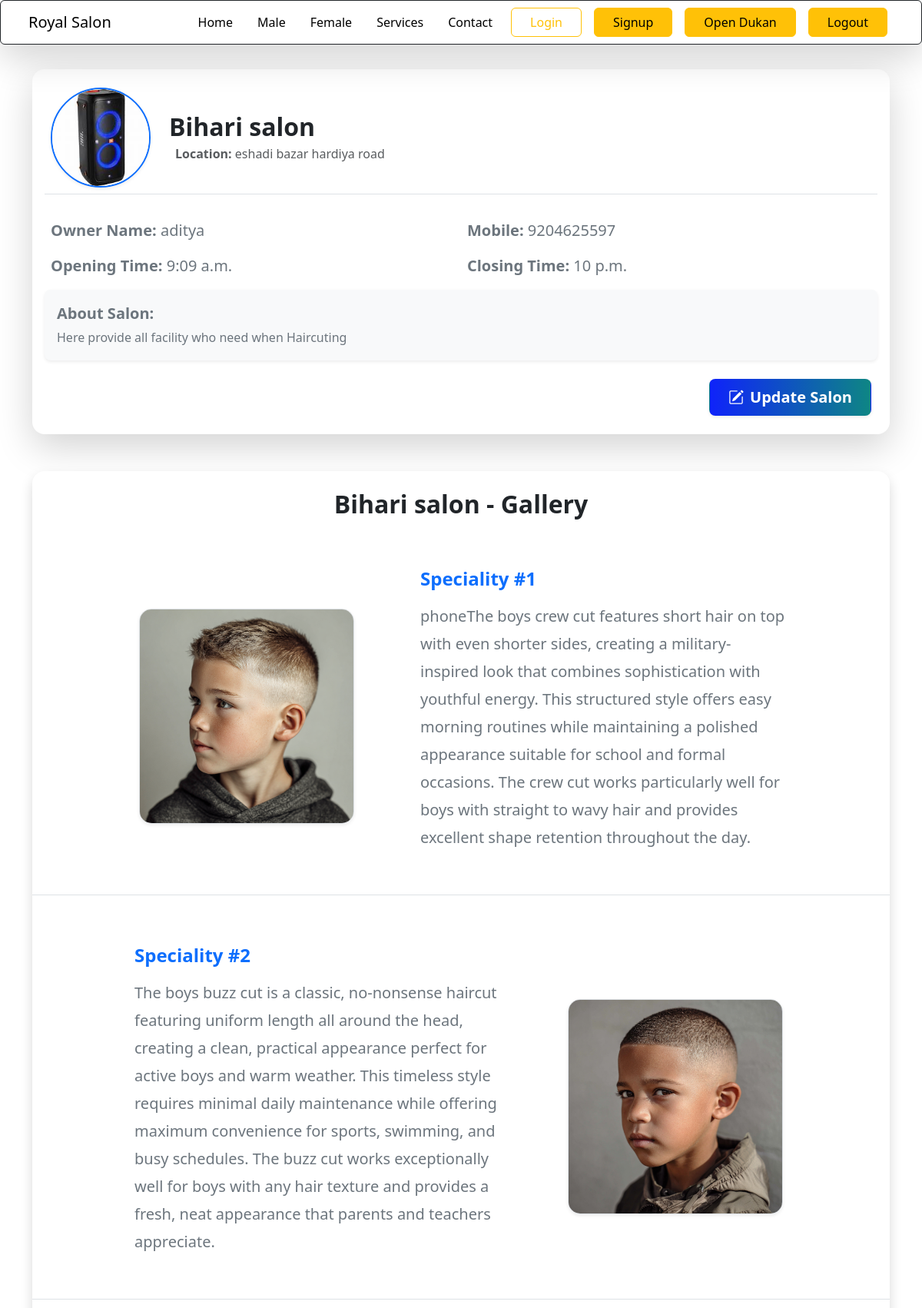
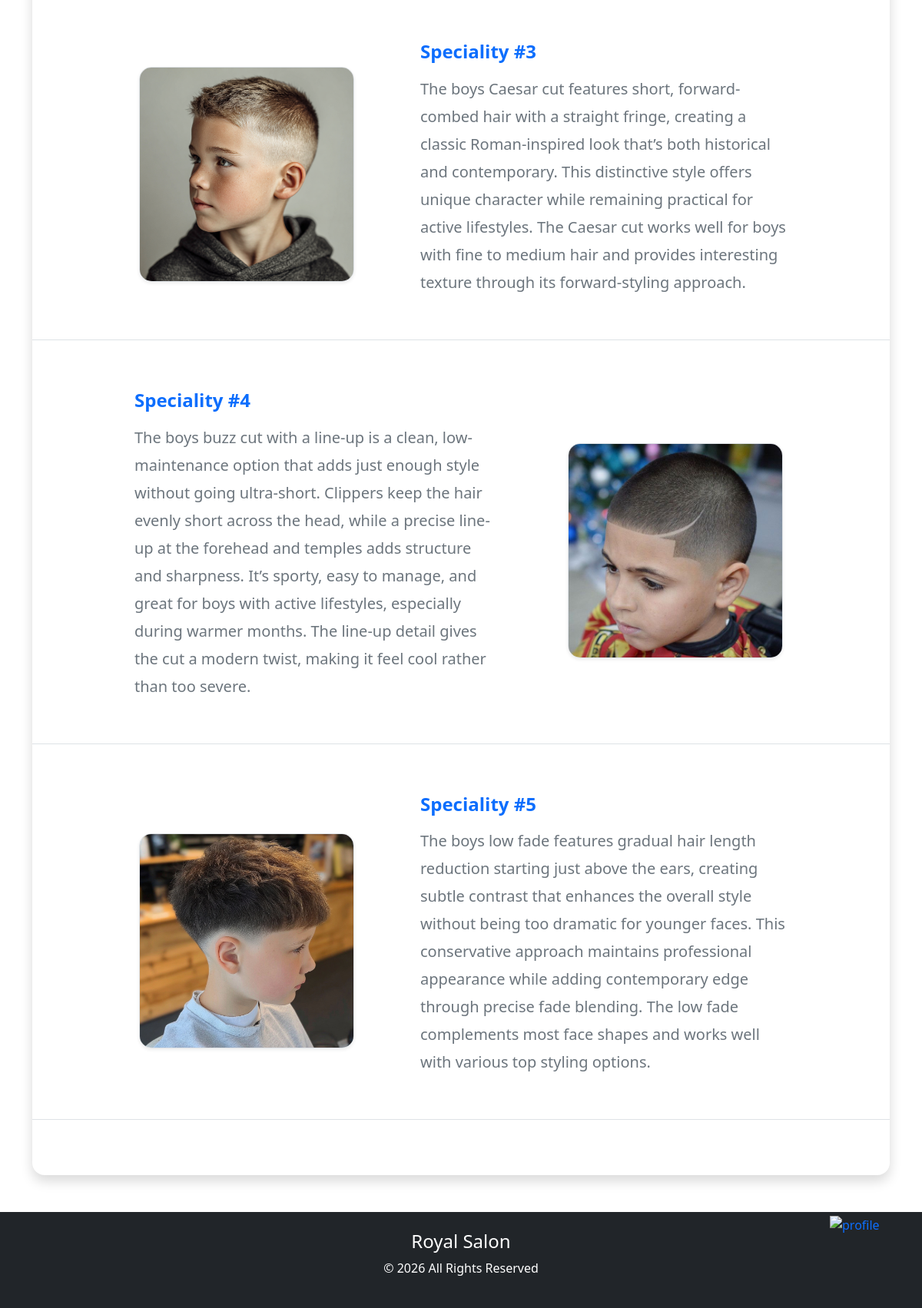
The page /shopkeeper/salondetail/ (signed in) on the database its author committed (2 pictures, top to bottom).
### shopkeeper/models.py (models this page shows, shortened)
class Salon(models.Model):
    owner = models.ForeignKey(User,on_delete=models.CASCADE)
    owner_name = models.CharField(max_length=100)
    salon_name = models.CharField(max_length=100)
    address = models.TextField()
    salon_image = models.ImageField(upload_to='salon_image/')
    open_time = models.TimeField()
    close_time = models.TimeField()
    description = models.TextField()
    created_at = models.DateTimeField(auto_now_add=True)

class SalonImage(models.Model):
    salon = models.ForeignKey(Salon,on_delete=models.CASCADE,related_name='images')
    image = models.ImageField(upload_to='salon_gallery/')
    description = models.TextField(blank=True, null=True)

### accounts/models.py (models this page shows)
class CustomUser(AbstractUser):
    is_customer = models.BooleanField(default=False)
    is_shopkeeper = models.BooleanField(default=False)
    name = models.CharField(max_length=20)
    mobile = models.CharField(max_length=10)
    image = models.ImageField(upload_to='CustomUser', blank=True, null=True)

### shopkeeper/views.py (the view)
# urls.py: path('salondetail/', views.salon_views, name='salon_detail'),
@login_required(login_url='login')
def salon_views(request):
    my_salon = Salon.objects.filter(owner=request.user).first()
    if my_salon:
        salon_gallery = SalonImage.objects.filter(salon=my_salon)
    else:
        salon_gallery = SalonImage.objects.none()
    context = {
        'salon' : my_salon,
        'saved_gallery':salon_gallery,
    }
    return render(request, 'shopkeeper/salonviews.html', context)

### templates/shopkeeper/salonviews.html (shortened to what this page needs)
{% extends 'main.html' %}
{% load static %}
{% block extra_css %}
<link rel="stylesheet" href="{% static 'css/salondetail.css' %}">
{% endblock %}
{% block content %}
<div class="container mt-4">
    {% if salon %}
    <div class="card shadow-lg p-4 border-0 rounded-4 mb-5 bg-white">
        <div class="d-flex flex-column flex-md-row align-items-center mb-4">
            {% if salon.owner.image %}
            <img src="{{ salon.owner.image.url }}"
                class="rounded-circle mb-3 mb-md-0 me-md-4 border border-2 border-primary shadow-sm"
                style="width: 130px; height: 130px; object-fit: cover;" alt="Profile Image">
            {% else %}
            <img src="https://cdn-icons-png.flaticon.com/512/3135/3135715.png"
                class="rounded-circle mb-3 mb-md-0 me-md-4 border border-2 border-secondary shadow-sm"
                style="width: 130px; height: 130px; object-fit: cover;" alt="Default Profile Image">
            {% endif %}
            <div>
                <h2 class="fw-bold text-dark mb-1">{{ salon.salon_name }}</h2>
                <p class="text-muted mb-0"><strong>Location:</strong> {{ salon.address }}</p>
            </div>
        </div>
        <div class="row g-3 fs-5 text-secondary border-top pt-3">
            <div class="col-12 col-md-6"><strong>Owner Name:</strong> {{ salon.owner_name }}</div>
            <div class="col-12 col-md-6"><strong>Mobile:</strong> {{ salon.owner.mobile }}</div>
            <div class="col-12 col-md-6"><strong>Opening Time:</strong> {{ salon.open_time }}</div>
            <div class="col-12 col-md-6"><strong>Closing Time:</strong> {{ salon.close_time }}</div>
            <div class="col-12 shadow-sm p-3 bg-light rounded-3 mt-3">
                <strong>About Salon:</strong> <br>
                <span class="fs-6">{{ salon.description }}</span>
            </div>
        </div>
        <div class="mt-4 text-end">
            <a href="{% url 'edit_salon' %}" role="button"
                class="btn btn-lg px-4 py-2 text-white fw-bold shadow-sm rounded-3"
                style="background: linear-gradient(90deg, #0f23fa 0%, #0e8684 100%); transition: transform 0.2s;">
                <i class="bi bi-pencil-square me-2"></i>Update Salon
            </a>
        </div>
    </div>
    <div class="card shadow p-4 bg-white border-0 rounded-4">
        <h2 class="text-center mb-5 fw-bold text-dark">{{ salon.salon_name }} - Gallery</h2>
        {% for photo in saved_gallery %}
        <div class="row justify-content-center align-items-center g-5 mb-5 pb-4 border-bottom">
            {% if forloop.counter|divisibleby:2 %}
            <div class="col-12 col-md-6">
                <div class="p-3">
                    <h4 class="text-primary fw-bold mb-3">Speciality #{{ forloop.counter }}</h4>
                    <p class="text-secondary lead fs-5" style="line-height: 1.8;">
                        {{ photo.description }}
                    </p>
                </div>
            </div>
            <div class="col-12 col-md-4 d-flex justify-content-center">
                <div class="shadow-sm rounded-4 overflow-hidden border" style="width: 280px; height: 280px;">
                    <img src="{{ photo.image.url }}" alt="Salon Service" class="w-100 h-100"
                        style="object-fit: cover;" />
                </div>
            </div>
            {% else %}
            <div class="col-12 col-md-4 d-flex justify-content-center">
                <div class="shadow-sm rounded-4 overflow-hidden border" style="width: 280px; height: 280px;">
                    <img src="{{ photo.image.url }}" alt="Salon Service" class="w-100 h-100"
                        style="object-fit: cover;" />
                </div>
            </div>
            <div class="col-12 col-md-6">
                <div class="p-3">
                    <h4 class="text-primary fw-bold mb-3">Speciality #{{ forloop.counter }}</h4>
                    <p class="text-secondary lead fs-5" style="line-height: 1.8;">
                        {{ photo.description }}
                    </p>
                </div>
            </div>
            {% endif %}
        </div>
        {% endfor %}
    </div>
    {% endif %}
</div>
{% endblock %}

### static/css/main.css (style rules this page uses)
* { margin: 0; padding: 0; }
body { margin-top: 90px; }

### rows shown on the page
Salon: owner.image (picture), salon_name "Bihari salon", address "eshadi bazar hardiya road", owner_name "aditya", owner.mobile "9204625597", open_time "9:09 a.m.", close_time "10 p.m.", description "Here provide all facility who need when Haircuting"
SalonImage: image (picture), description "phoneThe boys crew cut features short hair on top with even shorter sides, creating a military-inspired look that combines sophistication with youthful energy. This structured style offers easy morning routines while maintaining a polished appearance suitable for school and formal occasions. The crew cut works particularly well for boys with straight to wavy hair and provides excellent shape retention throughout the day."
SalonImage: description "The boys buzz cut is a classic, no-nonsense haircut featuring uniform length all around the head, creating a clean, practical appearance perfect for active boys and warm weather. This timeless style requires minimal daily maintenance while offering maximum convenience for sports, swimming, and busy schedules. The buzz cut works exceptionally well for boys with any hair texture and provides a fresh, neat appearance that parents and teachers appreciate.", image (picture)
SalonImage: image (picture), description "The boys Caesar cut features short, forward-combed hair with a straight fringe, creating a classic Roman-inspired look that’s both historical and contemporary. This distinctive style offers unique character while remaining practical for active lifestyles. The Caesar cut works well for boys with fine to medium hair and provides interesting texture through its forward-styling approach."
SalonImage: description "The boys buzz cut with a line-up is a clean, low-maintenance option that adds just enough style without going ultra-short. Clippers keep the hair evenly short across the head, while a precise line-up at the forehead and temples adds structure and sharpness. It’s sporty, easy to manage, and great for boys with active lifestyles, especially during warmer months. The line-up detail gives the cut a modern twist, making it feel cool rather than too severe.", image (picture)
SalonImage: image (picture), description "The boys low fade features gradual hair length reduction starting just above the ears, creating subtle contrast that enhances the overall style without being too dramatic for younger faces. This conservative approach maintains professional appearance while adding contemporary edge through precise fade blending. The low fade complements most face shapes and works well with various top styling options."
